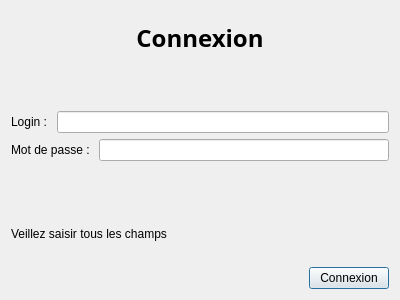
<?xml version="1.0" encoding="UTF-8"?>
<ui version="4.0">
 <class>DialogConnexion</class>
 <widget class="QDialog" name="DialogConnexion">
  <property name="geometry">
   <rect>
    <x>0</x>
    <y>0</y>
    <width>400</width>
    <height>300</height>
   </rect>
  </property>
  <property name="windowTitle">
   <string>Dialog</string>
  </property>
  <layout class="QVBoxLayout" name="verticalLayout_2">
   <item>
    <widget class="QLabel" name="labelConnexion">
     <property name="font">
      <font>
       <family>Gentium Basic</family>
       <pointsize>18</pointsize>
       <weight>75</weight>
       <bold>true</bold>
      </font>
     </property>
     <property name="text">
      <string>Connexion</string>
     </property>
     <property name="alignment">
      <set>Qt::AlignCenter</set>
     </property>
    </widget>
   </item>
   <item>
    <spacer name="verticalSpacer_2">
     <property name="orientation">
      <enum>Qt::Vertical</enum>
     </property>
     <property name="sizeType">
      <enum>QSizePolicy::Minimum</enum>
     </property>
     <property name="sizeHint" stdset="0">
      <size>
       <width>20</width>
       <height>40</height>
      </size>
     </property>
    </spacer>
   </item>
   <item>
    <layout class="QHBoxLayout" name="horizontalLayout_2">
     <item>
      <widget class="QLabel" name="labelLogin">
       <property name="text">
        <string>Login : </string>
       </property>
      </widget>
     </item>
     <item>
      <widget class="QLineEdit" name="LineLogin"/>
     </item>
    </layout>
   </item>
   <item>
    <layout class="QHBoxLayout" name="horizontalLayout_3">
     <item>
      <widget class="QLabel" name="labelMDP">
       <property name="text">
        <string>Mot de passe : </string>
       </property>
      </widget>
     </item>
     <item>
      <widget class="QLineEdit" name="LineMDP">
       <property name="echoMode">
        <enum>QLineEdit::Password</enum>
       </property>
      </widget>
     </item>
    </layout>
   </item>
   <item>
    <spacer name="verticalSpacer">
     <property name="orientation">
      <enum>Qt::Vertical</enum>
     </property>
     <property name="sizeType">
      <enum>QSizePolicy::Minimum</enum>
     </property>
     <property name="sizeHint" stdset="0">
      <size>
       <width>20</width>
       <height>40</height>
      </size>
     </property>
    </spacer>
   </item>
   <item>
    <widget class="QLabel" name="Erreur">
     <property name="text">
      <string>Veillez saisir tous les champs</string>
     </property>
    </widget>
   </item>
   <item>
    <layout class="QHBoxLayout" name="horizontalLayout">
     <item>
      <spacer name="horizontalSpacer">
       <property name="orientation">
        <enum>Qt::Horizontal</enum>
       </property>
       <property name="sizeHint" stdset="0">
        <size>
         <width>40</width>
         <height>20</height>
        </size>
       </property>
      </spacer>
     </item>
     <item>
      <widget class="QPushButton" name="Connexion">
       <property name="text">
        <string>Connexion</string>
       </property>
      </widget>
     </item>
    </layout>
   </item>
  </layout>
 </widget>
 <resources/>
 <connections/>
</ui>
